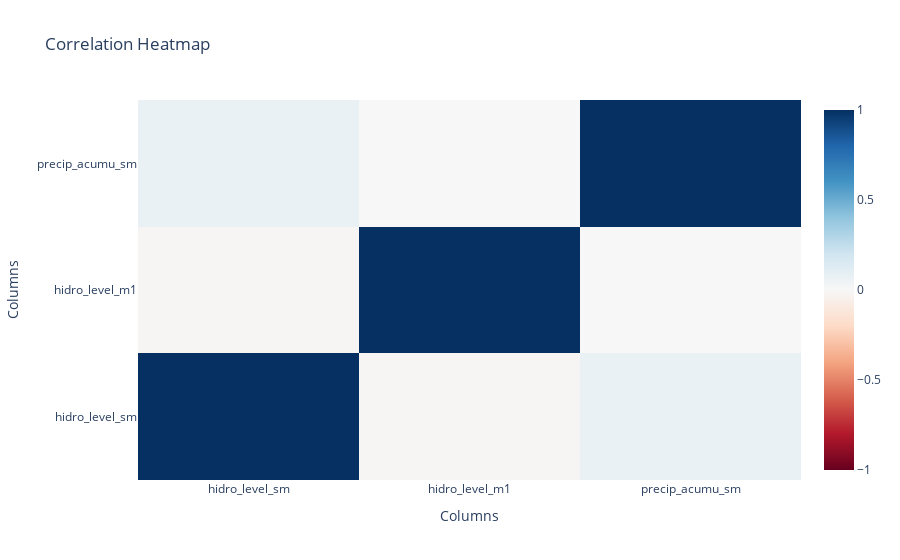

The notebook cell this image was saved under:
### Markdown cell above
### Correlations between the data of sensors

### Code cell
import pandas as pd
import plotly.graph_objects as go

# Create a sample DataFrame
df_sensor = df_esm_3h[['hidro_level_sm','hidro_level_m1','precip_acumu_sm']]

# Calculate the correlation matrix
corr_matrix = df_sensor.corr()

# Create a heatmap using plotly
fig = go.Figure(data=go.Heatmap(
    z=corr_matrix.values,
    x=corr_matrix.columns,
    y=corr_matrix.columns,
    colorscale='RdBu',
    zmin=-1,
    zmax=1
))

# Update the layout
fig.update_layout(
    title='Correlation Heatmap',
    xaxis_title='Columns',
    yaxis_title='Columns'
)

# Display the plot
fig.show()

### Figure 1 — Plotly figure (JSON) as saved in the notebook; plotly's stock layout.template omitted (floating-point values rounded to 4 significant figures)
{"data": [{"colorscale": [[0, "rgb(103,0,31)"], [0.1, "rgb(178,24,43)"], [0.2, "rgb(214,96,77)"], [0.3, "rgb(244,165,130)"], [0.4, "rgb(253,219,199)"], [0.5, "rgb(247,247,247)"], [0.6, "rgb(209,229,240)"], [0.7, "rgb(146,197,222)"], [0.8, "rgb(67,147,195)"], [0.9, "rgb(33,102,172)"], [1, "rgb(5,48,97)"]], "type": "heatmap", "x": ["hidro_level_sm", "hidro_level_m1", "precip_acumu_sm"], "y": ["hidro_level_sm", "hidro_level_m1", "precip_acumu_sm"], "z": [[1, -0.01313, 0.0679], [-0.01313, 1, -0.001774], [0.0679, -0.001774, 1]], "zmax": 1, "zmin": -1}], "layout": {"title": {"text": "Correlation Heatmap"}, "xaxis": {"title": {"text": "Columns"}}, "yaxis": {"title": {"text": "Columns"}}}}
